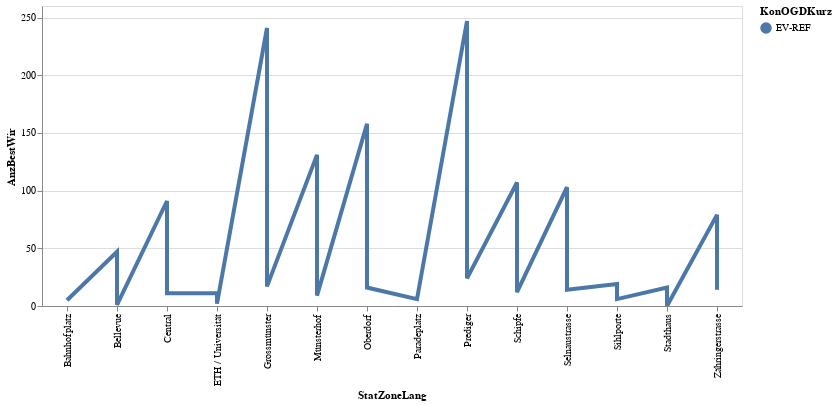

Source (notebook cell):
### Code cell
# df_statzonen = df_statzonen[(df_statzonen.knr>0) & (df_statzonen.qname!="Hirslanden")]
#aktuellesJahr[[aktuellesJahr.KreisSort =7]])
highlight = alt.selection(type='single', on='mouseover',
                          fields=['KonOGDKurz'], nearest=True)
#x='date:StichtagDatJahr',
base = alt.Chart(mySelection).encode(
    x='StatZoneLang',
    y='AnzBestWir',
    color='KonOGDKurz'
)

points = base.mark_circle().encode(
    opacity=alt.value(0)
).add_selection(
    highlight
).properties(
    width=700 , height=300
)
lines = base.mark_line().encode(
    size=alt.condition(~highlight, alt.value(1.5), alt.value(4))
).interactive()

points + lines

### Figure 1 — Vega-Lite specification as saved in the notebook (floating-point values rounded to 4 significant figures)
{"config": {"view": {"continuousWidth": 400, "continuousHeight": 300}}, "layer": [{"mark": "circle", "encoding": {"color": {"type": "nominal", "field": "KonOGDKurz"}, "opacity": {"value": 0}, "x": {"type": "nominal", "field": "StatZoneLang"}, "y": {"type": "quantitative", "field": "AnzBestWir"}}, "height": 300, "selection": {"selector001": {"type": "single", "on": "mouseover", "fields": ["KonOGDKurz"], "nearest": true}}, "width": 700}, {"mark": "line", "encoding": {"color": {"type": "nominal", "field": "KonOGDKurz"}, "size": {"condition": {"value": 1.5, "selection": {"not": "selector001"}}, "value": 4}, "x": {"type": "nominal", "field": "StatZoneLang"}, "y": {"type": "quantitative", "field": "AnzBestWir"}}, "selection": {"selector002": {"type": "interval", "bind": "scales", "encodings": ["x", "y"]}}}], "data": {"name": "data-76e63a1824eb33f12ee0eb3391e59a82"}, "$schema": "https://vega.github.io/schema/vega-lite/v4.8.1.json", "datasets": {"data-76e63a1824eb33f12ee0eb3391e59a82": [{"StichtagDatJahr": "2020-01-01T00:00:00", "StatZoneSort": 1101, "StatZoneLang": "Zähringerstrasse", "QuarSort": 11, "QuarLang": "Rathaus", "KreisSort": 1, "herkunftSort": 1, "KonOGDSort": 1, "KonOGDKurz": "EV-REF", "AnzBestWir": 79}, {"StichtagDatJahr": "2020-01-01T00:00:00", "StatZoneSort": 1101, "StatZoneLang": "Zähringerstrasse", "QuarSort": 11, "QuarLang": "Rathaus", "KreisSort": 1, "herkunftSort": 2, "KonOGDSort": 1, "KonOGDKurz": "EV-REF", "AnzBestWir": 14}, {"StichtagDatJahr": "2020-01-01T00:00:00", "StatZoneSort": 1102, "StatZoneLang": "Prediger", "QuarSort": 11, "QuarLang": "Rathaus", "KreisSort": 1, "herkunftSort": 1, "KonOGDSort": 1, "KonOGDKurz": "EV-REF", "AnzBestWir": 247}, {"StichtagDatJahr": "2020-01-01T00:00:00", "StatZoneSort": 1102, "StatZoneLang": "Prediger", "QuarSort": 11, "QuarLang": "Rathaus", "KreisSort": 1, "herkunftSort": 2, "KonOGDSort": 1, "KonOGDKurz": "EV-REF", "AnzBestWir": 24}, {"StichtagDatJahr": "2020-01-01T00:00:00", "StatZoneSort": 1103, "StatZoneLang": "Grossmünster", "QuarSort": 11, "QuarLang": "Rathaus", "KreisSort": 1, "herkunftSort": 1, "KonOGDSort": 1, "KonOGDKurz": "EV-REF", "AnzBestWir": 241}, {"StichtagDatJahr": "2020-01-01T00:00:00", "StatZoneSort": 1103, "StatZoneLang": "Grossmünster", "QuarSort": 11, "QuarLang": "Rathaus", "KreisSort": 1, "herkunftSort": 2, "KonOGDSort": 1, "KonOGDKurz": "EV-REF", "AnzBestWir": 17}, {"StichtagDatJahr": "2020-01-01T00:00:00", "StatZoneSort": 1104, "StatZoneLang": "Oberdorf", "QuarSort": 11, "QuarLang": "Rathaus", "KreisSort": 1, "herkunftSort": 1, "KonOGDSort": 1, "KonOGDKurz": "EV-REF", "AnzBestWir": 158}, {"StichtagDatJahr": "2020-01-01T00:00:00", "StatZoneSort": 1104, "StatZoneLang": "Oberdorf", "QuarSort": 11, "QuarLang": "Rathaus", "KreisSort": 1, "herkunftSort": 2, "KonOGDSort": 1, "KonOGDKurz": "EV-REF", "AnzBestWir": 16}, {"StichtagDatJahr": "2020-01-01T00:00:00", "StatZoneSort": 1201, "StatZoneLang": "Central", "QuarSort": 12, "QuarLang": "Hochschulen", "KreisSort": 1, "herkunftSort": 1, "KonOGDSort": 1, "KonOGDKurz": "EV-REF", "AnzBestWir": 91}, {"StichtagDatJahr": "2020-01-01T00:00:00", "StatZoneSort": 1201, "StatZoneLang": "Central", "QuarSort": 12, "QuarLang": "Hochschulen", "KreisSort": 1, "herkunftSort": 2, "KonOGDSort": 1, "KonOGDKurz": "EV-REF", "AnzBestWir": 11}, {"StichtagDatJahr": "2020-01-01T00:00:00", "StatZoneSort": 1202, "StatZoneLang": "ETH / Universität", "QuarSort": 12, "QuarLang": "Hochschulen", "KreisSort": 1, "herkunftSort": 1, "KonOGDSort": 1, "KonOGDKurz": "EV-REF", "AnzBestWir": 11}, {"StichtagDatJahr": "2020-01-01T00:00:00", "StatZoneSort": 1202, "StatZoneLang": "ETH / Universität", "QuarSort": 12, "QuarLang": "Hochschulen", "KreisSort": 1, "herkunftSort": 2, "KonOGDSort": 1, "KonOGDKurz": "EV-REF", "AnzBestWir": 2}, {"StichtagDatJahr": "2020-01-01T00:00:00", "StatZoneSort": 1203, "StatZoneLang": "Bellevue", "QuarSort": 12, "QuarLang": "Hochschulen", "KreisSort": 1, "herkunftSort": 1, "KonOGDSort": 1, "KonOGDKurz": "EV-REF", "AnzBestWir": 47}, {"StichtagDatJahr": "2020-01-01T00:00:00", "StatZoneSort": 1203, "StatZoneLang": "Bellevue", "QuarSort": 12, "QuarLang": "Hochschulen", "KreisSort": 1, "herkunftSort": 2, "KonOGDSort": 1, "KonOGDKurz": "EV-REF", "AnzBestWir": 1}, {"StichtagDatJahr": "2020-01-01T00:00:00", "StatZoneSort": 1301, "StatZoneLang": "Schipfe", "QuarSort": 13, "QuarLang": "Lindenhof", "KreisSort": 1, "herkunftSort": 1, "KonOGDSort": 1, "KonOGDKurz": "EV-REF", "AnzBestWir": 107}, {"StichtagDatJahr": "2020-01-01T00:00:00", "StatZoneSort": 1301, "StatZoneLang": "Schipfe", "QuarSort": 13, "QuarLang": "Lindenhof", "KreisSort": 1, "herkunftSort": 2, "KonOGDSort": 1, "KonOGDKurz": "EV-REF", "AnzBestWir": 12}, {"StichtagDatJahr": "2020-01-01T00:00:00", "StatZoneSort": 1302, "StatZoneLang": "Münsterhof", "QuarSort": 13, "QuarLang": "Lindenhof", "KreisSort": 1, "herkunftSort": 1, "KonOGDSort": 1, "KonOGDKurz": "EV-REF", "AnzBestWir": 131}, {"StichtagDatJahr": "2020-01-01T00:00:00", "StatZoneSort": 1302, "StatZoneLang": "Münsterhof", "QuarSort": 13, "QuarLang": "Lindenhof", "KreisSort": 1, "herkunftSort": 2, "KonOGDSort": 1, "KonOGDKurz": "EV-REF", "AnzBestWir": 9}, {"StichtagDatJahr": "2020-01-01T00:00:00", "StatZoneSort": 1303, "StatZoneLang": "Stadthaus", "QuarSort": 13, "QuarLang": "Lindenhof", "KreisSort": 1, "herkunftSort": 1, "KonOGDSort": 1, "KonOGDKurz": "EV-REF", "AnzBestWir": 16}, {"StichtagDatJahr": "2020-01-01T00:00:00", "StatZoneSort": 1303, "StatZoneLang": "Stadthaus", "QuarSort": 13, "QuarLang": "Lindenhof", "KreisSort": 1, "herkunftSort": 2, "KonOGDSort": 1, "KonOGDKurz": "EV-REF", "AnzBestWir": 0}, {"StichtagDatJahr": "2020-01-01T00:00:00", "StatZoneSort": 1401, "StatZoneLang": "Bahnhofplatz", "QuarSort": 14, "QuarLang": "City", "KreisSort": 1, "herkunftSort": 1, "KonOGDSort": 1, "KonOGDKurz": "EV-REF", "AnzBestWir": 5}, {"StichtagDatJahr": "2020-01-01T00:00:00", "StatZoneSort": 1402, "StatZoneLang": "Sihlporte", "QuarSort": 14, "QuarLang": "City", "KreisSort": 1, "herkunftSort": 1, "KonOGDSort": 1, "KonOGDKurz": "EV-REF", "AnzBestWir": 19}, {"StichtagDatJahr": "2020-01-01T00:00:00", "StatZoneSort": 1402, "StatZoneLang": "Sihlporte", "QuarSort": 14, "QuarLang": "City", "KreisSort": 1, "herkunftSort": 2, "KonOGDSort": 1, "KonOGDKurz": "EV-REF", "AnzBestWir": 6}, {"StichtagDatJahr": "2020-01-01T00:00:00", "StatZoneSort": 1403, "StatZoneLang": "Selnaustrasse", "QuarSort": 14, "QuarLang": "City", "KreisSort": 1, "herkunftSort": 1, "KonOGDSort": 1, "KonOGDKurz": "EV-REF", "AnzBestWir": 103}, {"StichtagDatJahr": "2020-01-01T00:00:00", "StatZoneSort": 1403, "StatZoneLang": "Selnaustrasse", "QuarSort": 14, "QuarLang": "City", "KreisSort": 1, "herkunftSort": 2, "KonOGDSort": 1, "KonOGDKurz": "EV-REF", "AnzBestWir": 14}, {"StichtagDatJahr": "2020-01-01T00:00:00", "StatZoneSort": 1404, "StatZoneLang": "Paradeplatz", "QuarSort": 14, "QuarLang": "City", "KreisSort": 1, "herkunftSort": 1, "KonOGDSort": 1, "KonOGDKurz": "EV-REF", "AnzBestWir": 6}]}}
